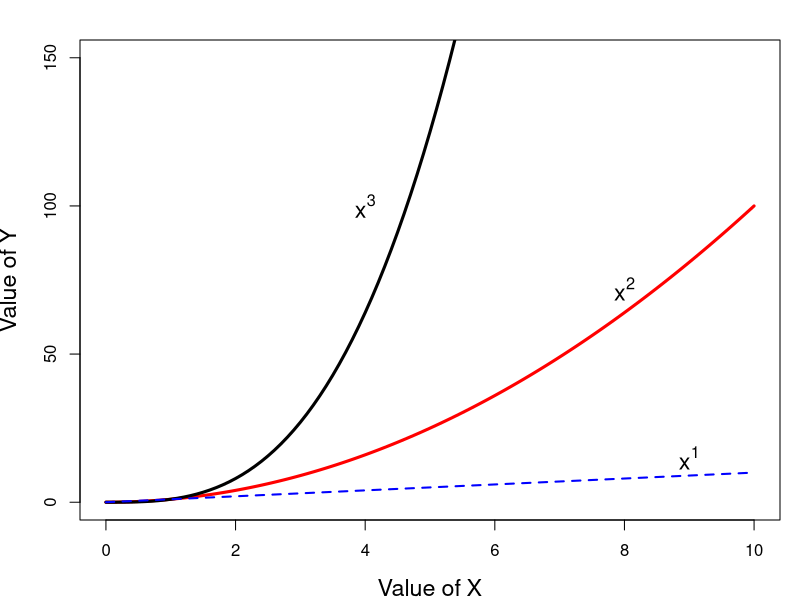
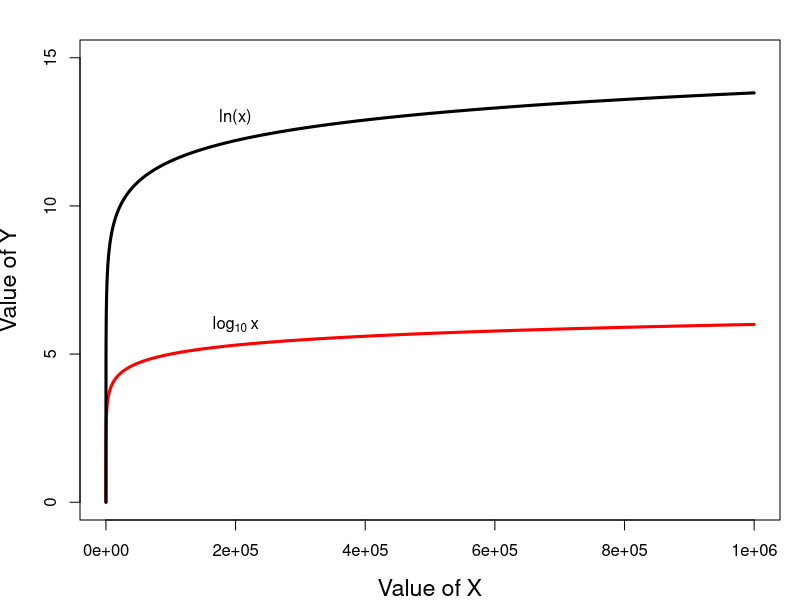

These figures' R source, in order:
# logplots and exponential plots

# Set narrow margins for these graphics:
margins<-c(4,4,2,1)

x=seq(0,10,0.05)
y=seq(0,6,0.1)
hx=x**2
hy=y**3
lx=log(x)

png(filename="exponentialplots.png", res=300, bg="white", type="quartz", pointsize=12, width=6, height=6, units="in")

par(mar=margins)

plot(x,hx, type="l", xlim=c(0,10), ylim=c(0,150), xlab="Value of X", cex.lab=1.4, ylab="Value of Y",pch=21,col="red",lwd=3, main="", cex=1.7) 

# main="Exponential Examples"

par(new=TRUE)
#plot(y,hy, xlab="",ylab="",xlim=c(0,10), ylim=c(0,150) )
lines(y,hy,lty=1,lwd=3)
lines(x,x,lty=2,lwd=2,col="blue")

text(4,100, labels=expression(x^3), cex=1.4)
text(8,72, labels=expression(x^2), cex=1.4)
text(9,15, labels=expression(x^1), cex=1.4)

dev.off()

x1=seq(1,1000000,100)
y1=log10(x1)
y2=log(x1)


png(filename="logarithmplots.png", res=300, bg="white", type="quartz", pointsize=12, width=6, height=6, units="in")

par(mar=margins)
plot(x1,y1, type="l", xlab="Value of X", ylim=c(0,15), cex.lab=1.4, ylab="Value of Y",col="red",lwd=3, main="", cex=1.7)
lines(x1,y2,lty=1,lwd=3)
text(2e+05,6,labels=expression(log[10]~x))
text(2e+05,13,labels="ln(x)" )

dev.off()